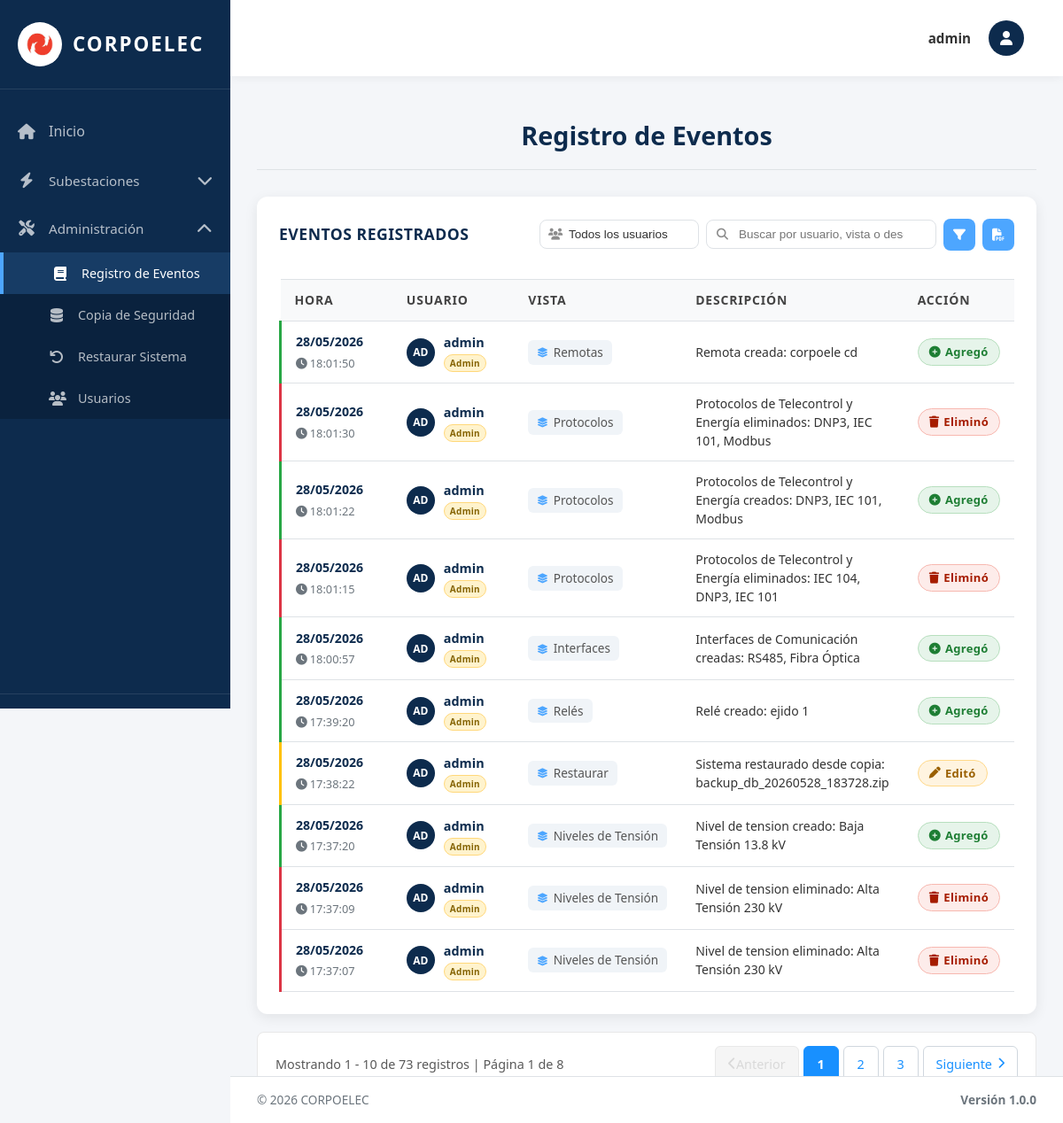
The app's page /bitacora/ (signed in) with its own data.
### equipos/models.py (models this page shows, shortened)
class Evento(models.Model):
    TIPO_CHOICES = [
        ('CREACION', 'Creación'),
        ('ACTUALIZACION', 'Actualización'),
        ('ELIMINACION', 'Eliminación'),
        ('LOGIN', 'Inicio de Sesión'),
        ('LOGOUT', 'Cierre de Sesión'),
        ('ERROR', 'Error'),
        ('OTRO', 'Otro'),
    ]
    Id_Evento = models.AutoField(primary_key=True)
    Tipo = models.CharField(max_length=20, choices=TIPO_CHOICES, default='OTRO')
    Descripcion = models.TextField()
    Usuario = models.ForeignKey(User, on_delete=models.SET_NULL, null=True, blank=True, related_name='eventos')
    Fecha_Hora = models.DateTimeField(auto_now_add=True)
    IP_Address = models.GenericIPAddressField(null=True, blank=True)
    Vista = models.CharField(max_length=100, blank=True, default='')
    class Meta:
        verbose_name = 'Evento'
        verbose_name_plural = 'Registro de Eventos'
        ordering = ['-Fecha_Hora']

### equipos/views.py (the view)
# urls.py: path('bitacora/', bitacora_view, name='registro'),
@login_required(login_url='/login/')
def bitacora_view(request):
    tipo_usuario = request.GET.get('tipo_usuario', '')
    busqueda = request.GET.get('q', '')
    subestacion_filtro = request.GET.get('subestacion', '')
    mes_filtro = request.GET.get('mes', '')
    anio_filtro = request.GET.get('anio', '')
    eventos_list = Evento.objects.exclude(Tipo__in=['LOGIN', 'LOGOUT']).order_by('-Fecha_Hora')
    if tipo_usuario == 'admin':
        eventos_list = eventos_list.filter(Usuario__is_superuser=True)
    elif tipo_usuario == 'regular':
        eventos_list = eventos_list.filter(Usuario__is_superuser=False, Usuario__isnull=False)
    elif tipo_usuario == 'sistema':
        eventos_list = eventos_list.filter(Usuario__isnull=True)
    if busqueda:
        eventos_list = eventos_list.filter(
            Q(Usuario__username__icontains=busqueda) |
            Q(Vista__icontains=busqueda) |
            Q(Descripcion__icontains=busqueda)
        )
    if subestacion_filtro:
        eventos_list = eventos_list.filter(
            Q(Descripcion__icontains=subestacion_filtro) |
            Q(Vista__icontains=subestacion_filtro)
        )
    from django.utils import timezone
    if anio_filtro:
        try:
            anio = int(anio_filtro)
            eventos_list = eventos_list.filter(Fecha_Hora__year=anio)
        except ValueError:
            pass
    if mes_filtro:
        try:
            mes = int(mes_filtro)
            eventos_list = eventos_list.filter(Fecha_Hora__month=mes)
        except ValueError:
            pass
    paginator = Paginator(eventos_list, 10)
    page_number = request.GET.get('page')
    page_obj = paginator.get_page(page_number)
    subestaciones = Subestacion.objects.values_list('Nombre', flat=True).distinct()
    current_year = timezone.now().year
    anios = range(current_year, current_year - 5, -1)
    meses = [
        (1, 'Enero'), (2, 'Febrero'), (3, 'Marzo'), (4, 'Abril'),
        (5, 'Mayo'), (6, 'Junio'), (7, 'Julio'), (8, 'Agosto'),
        (9, 'Septiembre'), (10, 'Octubre'), (11, 'Noviembre'), (12, 'Diciembre')
    ]
    context = {
        'title': 'Bitácora de Eventos',
        'page_obj': page_obj,
        'is_admin': request.user.is_superuser,
        'tipo_usuario': tipo_usuario,
        'busqueda': busqueda,
        'subestacion_filtro': subestacion_filtro,
        'mes_filtro': mes_filtro,
        'anio_filtro': anio_filtro,
        'subestaciones': subestaciones,
        'meses': meses,
        'anios': anios,
    }
    return render(request, 'bitacora.html', context)

### equipos/context_processors.py (called while the page is built, shortened)
def permisos_usuario(request):
    if request.user.is_superuser:
        return {
            'permisos_usuario': {'crear': True, 'actualizar': True, 'eliminar': True},
            'puede_crear': True,
            'puede_actualizar': True,
            'puede_eliminar': True,
        }

### templates/bitacora.html (shortened to what this page needs)
{% extends 'base.html' %}
{% load static %}
{% block content %}
<div class="welcome-text" style="position: sticky; top: 80px; background: var(--gray-100); padding: 20px 30px; border-bottom: 1px solid var(--gray-300); z-index: 40;">
  <h2 style="margin: 0;">Registro de Eventos</h2>
</div>
<div class="table-section">
  <div class="table-header">
    <h3>Eventos Registrados</h3>
    <div class="header-actions">
      <form method="get" id="filterForm" class="filter-form">
        <div class="filter-select-wrapper">
          <select name="tipo_usuario" id="tipoUsuario" class="filter-select" onchange="this.form.submit()">
            <option value=""       {% if not tipo_usuario %}selected{% endif %}>Todos los usuarios</option>
          </select>
        </div>
        <div class="search-wrapper">
          <input type="text" name="q" class="search-input" id="searchInput"
                 placeholder="Buscar por usuario, vista o descripción..."
                 value="{{ busqueda }}">
          <button type="button" class="advanced-search-btn" id="advancedSearchBtn" title="Búsqueda avanzada" onclick="openAdvancedSearchModal()">
            <i class="fas fa-filter"></i>
          </button>
          <a href="{% url 'exportar_bitacora_pdf' %}" onclick="this.href=this.href.split('?')[0]+window.location.search" class="advanced-search-btn" title="Exportar a PDF">
            <i class="fas fa-file-pdf"></i>
          </a>
        </div>
      </form>
</div>
  </div>
  {% if page_obj.paginator.count > 0 %}
   <div id="resultCount" class="search-results-info">
   </div>
   <table class="data-table">
     <thead>
       <tr>
         <th style="width:140px;">Hora</th>
         <th style="width:150px;">Usuario</th>
         <th style="width:160px;">Vista</th>
         <th>Descripción</th>
         <th style="width:110px;">Acción</th>
       </tr>
     </thead>
     <tbody>
       {% for evento in page_obj %}
       <tr class="row-{% if evento.Tipo == 'CREACION' %}creacion{% elif evento.Tipo == 'ACTUALIZACION' %}actualizacion{% elif evento.Tipo == 'ELIMINACION' %}eliminacion{% elif evento.Tipo == 'LOGIN' %}login{% elif evento.Tipo == 'LOGOUT' %}logout{% elif evento.Tipo == 'ERROR' %}error{% else %}otro{% endif %}">
         <td class="date-cell">
           <div class="date-main">{{ evento.Fecha_Hora|date:"d/m/Y" }}</div>
           <div class="date-time"><i class="fas fa-clock" style="margin-right:3px;"></i>{{ evento.Fecha_Hora|date:"H:i:s" }}</div>
         </td>
         <td>
           <div class="user-cell">
             {% if evento.Usuario %}
               <div class="user-avatar">{{ evento.Usuario.username|slice:":2" }}</div>
               <div>
                 <span class="user-name">{{ evento.Usuario.username }}</span>
                 {% if evento.Usuario.is_superuser %}
                 <span class="user-type-badge admin-badge">Admin</span>
                 {% else %}
                 <span class="user-type-badge regular-badge">Regular</span>
                 {% endif %}
               </div>
             {% else %}
               <div class="user-avatar system"><i class="fas fa-cog"></i></div>
               <div>
                 <span class="user-name">Sistema</span>
                 <span class="user-type-badge sistema-badge">Sistema</span>
               </div>
             {% endif %}
           </div>
         </td>
         <td>
           {% if evento.Vista %}
             <span class="vista-cell"><i class="fas fa-layer-group"></i>{{ evento.Vista }}</span>
           {% else %}
             <span style="color:#aaa;">—</span>
           {% endif %}
         </td>
         <td class="desc-cell">{{ evento.Descripcion }}</td>
         <td>
{% if evento.Tipo == 'CREACION' %}
              <span class="badge badge-success"><i class="fas fa-plus-circle"></i>Agregó</span>
            {% elif evento.Tipo == 'ACTUALIZACION' %}
              <span class="badge badge-warning"><i class="fas fa-pen"></i>Editó</span>
            {% elif evento.Tipo == 'ELIMINACION' %}
              <span class="badge badge-error"><i class="fas fa-trash"></i>Eliminó</span>
            {% elif evento.Tipo == 'LOGIN' %}
              <span class="badge badge-login"><i class="fas fa-sign-in-alt"></i>Ingresó</span>
            {% elif evento.Tipo == 'LOGOUT' %}
              <span class="badge badge-logout"><i class="fas fa-sign-out-alt"></i>Salió</span>
            {% elif evento.Tipo == 'ERROR' %}
              <span class="badge badge-error"><i class="fas fa-exclamation-circle"></i>Error</span>
            {% else %}
              <span class="badge badge-secondary">Otro</span>
            {% endif %}
         </td>
       </tr>
       {% endfor %}
     </tbody>
   </table>
   {% else %}
   <div class="no-data">
     <i class="fas fa-inbox"></i>
     No hay eventos que coincidan con los filtros aplicados.
   </div>
   {% endif %}
 </div>
{% if page_obj.paginator.num_pages > 1 %}
  <div class="pagination-container">
    <div class="pagination-info-left">
      <span class="pagination-text">
        Mostrando {{ page_obj.start_index }} - {{ page_obj.end_index }} de {{ page_obj.paginator.count }} registros
        | Página {{ page_obj.number }} de {{ page_obj.paginator.num_pages }}
      </span>
    </div>
    <div class="pagination-controls-right">
      <nav class="pagination-nav">
        <ul class="pagination-list">
          {% if page_obj.has_previous %}
          <li class="pagination-item">
            <a href="?page={{ page_obj.previous_page_number }}{% if tipo_usuario %}&tipo_usuario={{ tipo_usuario }}{% endif %}{% if busqueda %}&q={{ busqueda }}{% endif %}{% if subestacion_filtro %}&subestacion={{ subestacion_filtro }}{% endif %}{% if mes_filtro %}&mes={{ mes_filtro }}{% endif %}{% if anio_filtro %}&anio={{ anio_filtro }}{% endif %}" class="pagination-link pagination-prev" title="Página anterior">
              <i class="fas fa-chevron-left"></i> Anterior
            </a>
          </li>
          {% else %}
          <li class="pagination-item disabled">
            <span class="pagination-link disabled" title="No hay página anterior"><i class="fas fa-chevron-left"></i> Anterior</span>
          </li>
          {% endif %}
          {% for num in page_obj.paginator.page_range %}
          {% if page_obj.number == num %}
          <li class="pagination-item active">
            <span class="pagination-link">{{ num }}</span>
          </li>
          {% elif num > page_obj.number|add:'-3' and num < page_obj.number|add:'3' %}
          <li class="pagination-item">
            <a href="?page={{ num }}" class="pagination-link">{{ num }}</a>
          </li>
          {% endif %}
          {% endfor %}
          {% if page_obj.has_next %}
          <li class="pagination-item">
            <a href="?page={{ page_obj.next_page_number }}" class="pagination-link pagination-next" title="Página siguiente">
              Siguiente <i class="fas fa-chevron-right"></i>
            </a>
          </li>
          {% else %}
          <li class="pagination-item disabled">
            <span class="pagination-link disabled" title="No hay página siguiente">Siguiente <i class="fas fa-chevron-right"></i></span>
          </li>
          {% endif %}
        </ul>
      </nav>
    </div>
  </div>
  {% endif %}
{% endblock %}

### templates/base.html (shortened to what this page needs)
{% load static %}
<!DOCTYPE html>
<html lang="es">
<head>
  <link rel="stylesheet" href="https://cdnjs.cloudflare.com/ajax/libs/font-awesome/6.4.0/css/all.min.css">
  <link rel="stylesheet" href="{% static 'css/global.css' %}">
 </head>
<body>
  <div class="layout-wrapper">
    <aside class="sidebar" id="sidebar">
      <div class="sidebar-brand" onclick="toggleSidebar()">
        <div class="sidebar-logo">
          <img src="{% static 'img/logo.jpg' %}" alt="Corpoelec">
        </div>
        <span class="sidebar-brand-text">Corpoelec</span>
      </div>
 <nav class="sidebar-nav">
        <a href="{% url 'index' %}" class="{% if request.path == '/' %}active{% endif %}" onclick="closeMobileSidebar()">
          <i class="fas fa-home"></i>
          <span>Inicio</span>
        </a>
         <div class="sidebar-dropdown ">
          <a href="#" class="dropdown-toggle" onclick="toggleDropdown(event, 'subestaciones-dropdown')">
            <i class="fas fa-bolt"></i>
            <span>Subestaciones</span>
            <i class="fas fa-chevron-down dropdown-arrow"></i>
          </a>
         </div>
           {% if user.is_staff %}
           <div class="sidebar-dropdown {% if request.path == '/bitacora/' or request.path == '/admin/restaurar/' or request.path == '/admin/backup/' or request.path == '/admin/usuarios/' %}active{% endif %}">
             <a href="#" class="dropdown-toggle" onclick="toggleDropdown(event, 'admin-dropdown')">
               <i class="fas fa-tools"></i>
               <span>Administración</span>
               <i class="fas fa-chevron-down dropdown-arrow"></i>
             </a>
              <div class="dropdown-menu" id="admin-dropdown">
                <a href="{% url 'registro' %}" class="{% if request.path == '/bitacora/' %}active{% endif %}" onclick="closeMobileSidebar()">
                  <i class="fas fa-book"></i>
                  <span>Registro de Eventos</span>
                </a>
               <a href="{% url 'admin_backup' %}" class="{% if request.path == '/admin/backup/' %}active{% endif %}" onclick="closeMobileSidebar()">
                 <i class="fas fa-database"></i>
                 <span>Copia de Seguridad</span>
               </a>
               <a href="{% url 'admin_restaurar' %}" class="{% if request.path == '/admin/restaurar/' %}active{% endif %}" onclick="closeMobileSidebar()">
                 <i class="fas fa-undo"></i>
                 <span>Restaurar Sistema</span>
               </a>
               {% if user.is_staff %}
               <a href="{% url 'admin_usuarios' %}" class="{% if request.path == '/admin/usuarios/' %}active{% endif %}" onclick="closeMobileSidebar()">
                 <i class="fas fa-users"></i>
                 <span>Usuarios</span>
               </a>
               {% endif %}
             </div>
           </div>
           {% endif %}
        </nav>
        <div class="sidebar-bottom">
        </div>
      </aside>
    <main class="main-content" id="mainContent">
      <nav class="navbar">
        <div class="navbar-user">
          <div class="navbar-user-trigger" onclick="toggleUserMenu(event)">
            <div class="navbar-user-name">
              {% if user.first_name %}{{ user.first_name }}{% else %}{{ user.username }}{% endif %}
            </div>
            <div class="navbar-user-avatar">
              <i class="fas fa-user"></i>
            </div>
          </div>
         </div>
       </nav>
      <div class="content-area">
        {% block content %}{% endblock %}
      </div>
      <footer class="footer">
        <div class="footer-left">
          <span>© 2026 CORPOELEC</span>
        </div>
        <div class="footer-version">Versión 1.0.0</div>
      </footer>
    </main>
  </div>
</body>
</html>

### static/css/global.css (style rules this page uses)
body { font-size: 16px; font-weight: 400; color: #333; font-family: 'Open Sans', 'Segoe UI', Arial, sans-serif; line-height: 1.6; }
h1, h2, h3, .welcome-text h2 { font-size: 26px; font-weight: 700; color: #002D5A; margin: 0 0 20px 0; line-height: 1.2; }
.data-table thead th { font-size: 14px !important; font-weight: 700 !important; text-transform: uppercase !important; color: #444 !important; letter-spacing: 0.8px; padding: 12px 16px !important; background: #f8f9fa !important; border-top: 1px solid #dee2e6 !important; border-bottom: 1px solid #dee2e6 !important; }
.data-table thead { background: #f8f9fa !important; }
.data-table tbody td { font-size: 14px !important; font-weight: 400 !important; color: #333 !important; padding: 12px 16px !important; background: #fff !important; border-bottom: 1px solid #dee2e6 !important; }
.data-table tbody td strong, .data-table tbody .badge { font-weight: 700; }
.data-table { border-collapse: collapse; width: 100%; background: #fff; }
.data-table tbody tr { transition: background 0.15s ease; background: #fff; }
.data-table th, .data-table td { padding-top: 12px !important; padding-bottom: 12px !important; }
.badge, .badge-blue { font-size: 13px !important; font-weight: 600; padding: 4px 12px; border-radius: 12px; }
.form-control, input[type="text"], input[type="email"], select, textarea { font-size: 14px; font-weight: 400; color: #333; }
a { color: #1890ff; text-decoration: none; font-weight: 500; }

### records on screen
Evento: Fecha_Hora "28/05/2026", Fecha_Hora "18:01:50", Usuario.username "AD", Usuario.username "admin", shows "Admin", Vista "Remotas", Descripcion "Remota creada: corpoele cd", Tipo "CREACION" (drawn)
Evento: Fecha_Hora "28/05/2026", Fecha_Hora "18:01:30", Usuario.username "AD", Usuario.username "admin", shows "Admin", Vista "Protocolos", Descripcion "Protocolos de Telecontrol y Energía eliminados: DNP3, IEC 101, Modbus", Tipo "ELIMINACION" (drawn)
Evento: Fecha_Hora "28/05/2026", Fecha_Hora "18:01:22", Usuario.username "AD", Usuario.username "admin", shows "Admin", Vista "Protocolos", Descripcion "Protocolos de Telecontrol y Energía creados: DNP3, IEC 101, Modbus", Tipo "CREACION" (drawn)
Evento: Fecha_Hora "28/05/2026", Fecha_Hora "18:01:15", Usuario.username "AD", Usuario.username "admin", shows "Admin", Vista "Protocolos", Descripcion "Protocolos de Telecontrol y Energía eliminados: IEC 104, DNP3, IEC 101", Tipo "ELIMINACION" (drawn)
Evento: Fecha_Hora "28/05/2026", Fecha_Hora "18:00:57", Usuario.username "AD", Usuario.username "admin", shows "Admin", Vista "Interfaces", Descripcion "Interfaces de Comunicación creadas: RS485, Fibra Óptica", Tipo "CREACION" (drawn)
Evento: Fecha_Hora "28/05/2026", Fecha_Hora "17:39:20", Usuario.username "AD", Usuario.username "admin", shows "Admin", Vista "Relés", Descripcion "Relé creado: ejido 1", Tipo "CREACION" (drawn)
Evento: Fecha_Hora "28/05/2026", Fecha_Hora "17:38:22", Usuario.username "AD", Usuario.username "admin", shows "Admin", Vista "Restaurar", Descripcion "Sistema restaurado desde copia: backup_db_20260528_183728.zip", Tipo "ACTUALIZACION" (drawn)
Evento: Fecha_Hora "28/05/2026", Fecha_Hora "17:37:20", Usuario.username "AD", Usuario.username "admin", shows "Admin", Vista "Niveles de Tensión", Descripcion "Nivel de tension creado: Baja Tensión 13.8 kV", Tipo "CREACION" (drawn)
Evento: Fecha_Hora "28/05/2026", Fecha_Hora "17:37:09", Usuario.username "AD", Usuario.username "admin", shows "Admin", Vista "Niveles de Tensión", Descripcion "Nivel de tension eliminado: Alta Tensión 230 kV", Tipo "ELIMINACION" (drawn)
Evento: Fecha_Hora "28/05/2026", Fecha_Hora "17:37:07", Usuario.username "AD", Usuario.username "admin", shows "Admin", Vista "Niveles de Tensión", Descripcion "Nivel de tension eliminado: Alta Tensión 230 kV", Tipo "ELIMINACION" (drawn)

### other values on screen
{{ user.username }} "admin"
{{ page_obj.start_index }} "1"
{{ page_obj.end_index }} "10"
{{ page_obj.paginator.count }} "73"
{{ page_obj.number }} "1"
{{ page_obj.paginator.num_pages }} "8"
{{ num }} "1"
{{ num }} "2" "3"
